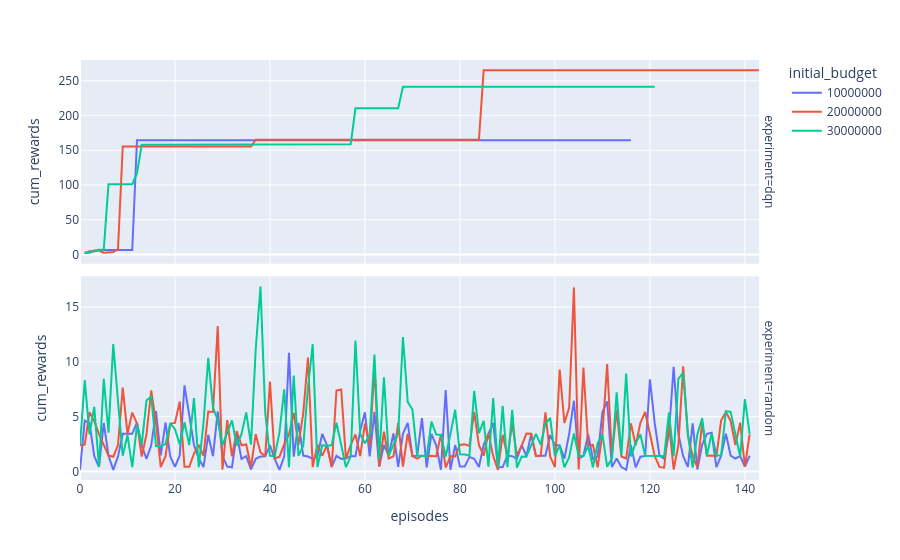

The cell this chart's notebook holds for it:
### Code cell
fig = px.line(data.groupby([
    'experiment', 
    'initial_budget', 
    'episodes'
])['cum_rewards'].max().reset_index(), 
        x = 'episodes', 
        y = 'cum_rewards', 
        color = 'initial_budget', 
        facet_row='experiment')

fig.update_yaxes(matches=None)

### Figure 1 — Plotly figure (JSON) as saved in the notebook; plotly's stock layout.template omitted (floating-point values rounded to 4 significant figures; data arrays with more than 128 entries replaced by an {"elided": "..."} marker saying what was removed)
{"data": [{"hovertemplate": "initial_budget=10000000<br>experiment=dqn<br>episodes=%{x}<br>cum_rewards=%{y}<extra></extra>", "legendgroup": "10000000", "line": {"color": "#636efa", "dash": "solid"}, "marker": {"symbol": "circle"}, "mode": "lines", "name": "10000000", "orientation": "v", "showlegend": true, "type": "scatter", "x": [1, 2, 3, 4, 5, 6, 7, 8, 9, 10, 11, 12, 13, 14, 15, 16, 17, 18, 19, 20, 21, 22, 23, 24, 25, 26, 27, 28, 29, 30, 31, 32, 33, 34, 35, 36, 37, 38, 39, 40, 41, 42, 43, 44, 45, 46, 47, 48, 49, 50, 51, 52, 53, 54, 55, 56, 57, 58, 59, 60, 61, 62, 63, 64, 65, 66, 67, 68, 69, 70, 71, 72, 73, 74, 75, 76, 77, 78, 79, 80, 81, 82, 83, 84, 85, 86, 87, 88, 89, 90, 91, 92, 93, 94, 95, 96, 97, 98, 99, 100, 101, 102, 103, 104, 105, 106, 107, 108, 109, 110, 111, 112, 113, 114, 115, 116], "xaxis": "x2", "y": [1.351, 4.46, 4.46, 6.588, 6.588, 6.588, 6.588, 6.588, 6.588, 6.588, 6.588, 164.4, 164.4, 164.4, 164.4, 164.4, 164.4, 164.4, 164.4, 164.4, 164.4, 164.4, 164.4, 164.4, 164.4, 164.4, 164.4, 164.4, 164.4, 164.4, 164.4, 164.4, 164.4, 164.4, 164.4, 164.4, 164.4, 164.4, 164.4, 164.4, 164.4, 164.4, 164.4, 164.4, 164.4, 164.4, 164.4, 164.4, 164.4, 164.4, 164.4, 164.4, 164.4, 164.4, 164.4, 164.4, 164.4, 164.4, 164.4, 164.4, 164.4, 164.4, 164.4, 164.4, 164.4, 164.4, 164.4, 164.4, 164.4, 164.4, 164.4, 164.4, 164.4, 164.4, 164.4, 164.4, 164.4, 164.4, 164.4, 164.4, 164.4, 164.4, 164.4, 164.4, 164.4, 164.4, 164.4, 164.4, 164.4, 164.4, 164.4, 164.4, 164.4, 164.4, 164.4, 164.4, 164.4, 164.4, 164.4, 164.4, 164.4, 164.4, 164.4, 164.4, 164.4, 164.4, 164.4, 164.4, 164.4, 164.4, 164.4, 164.4, 164.4, 164.4, 164.4, 164.4], "yaxis": "y2"}, {"hovertemplate": "initial_budget=10000000<br>experiment=random<br>episodes=%{x}<br>cum_rewards=%{y}<extra></extra>", "legendgroup": "10000000", "line": {"color": "#636efa", "dash": "solid"}, "marker": {"symbol": "circle"}, "mode": "lines", "name": "10000000", "orientation": "v", "showlegend": false, "type": "scatter", "x": {"elided": "142 int values"}, "xaxis": "x", "y": {"elided": "142 float values"}, "yaxis": "y"}, {"hovertemplate": "initial_budget=20000000<br>experiment=dqn<br>episodes=%{x}<br>cum_rewards=%{y}<extra></extra>", "legendgroup": "20000000", "line": {"color": "#EF553B", "dash": "solid"}, "marker": {"symbol": "circle"}, "mode": "lines", "name": "20000000", "orientation": "v", "showlegend": true, "type": "scatter", "x": {"elided": "143 int values"}, "xaxis": "x2", "y": {"elided": "143 float values"}, "yaxis": "y2"}, {"hovertemplate": "initial_budget=20000000<br>experiment=random<br>episodes=%{x}<br>cum_rewards=%{y}<extra></extra>", "legendgroup": "20000000", "line": {"color": "#EF553B", "dash": "solid"}, "marker": {"symbol": "circle"}, "mode": "lines", "name": "20000000", "orientation": "v", "showlegend": false, "type": "scatter", "x": {"elided": "142 int values"}, "xaxis": "x", "y": {"elided": "142 float values"}, "yaxis": "y"}, {"hovertemplate": "initial_budget=30000000<br>experiment=dqn<br>episodes=%{x}<br>cum_rewards=%{y}<extra></extra>", "legendgroup": "30000000", "line": {"color": "#00cc96", "dash": "solid"}, "marker": {"symbol": "circle"}, "mode": "lines", "name": "30000000", "orientation": "v", "showlegend": true, "type": "scatter", "x": [1, 2, 3, 4, 5, 6, 7, 8, 9, 10, 11, 12, 13, 14, 15, 16, 17, 18, 19, 20, 21, 22, 23, 24, 25, 26, 27, 28, 29, 30, 31, 32, 33, 34, 35, 36, 37, 38, 39, 40, 41, 42, 43, 44, 45, 46, 47, 48, 49, 50, 51, 52, 53, 54, 55, 56, 57, 58, 59, 60, 61, 62, 63, 64, 65, 66, 67, 68, 69, 70, 71, 72, 73, 74, 75, 76, 77, 78, 79, 80, 81, 82, 83, 84, 85, 86, 87, 88, 89, 90, 91, 92, 93, 94, 95, 96, 97, 98, 99, 100, 101, 102, 103, 104, 105, 106, 107, 108, 109, 110, 111, 112, 113, 114, 115, 116, 117, 118, 119, 120, 121], "xaxis": "x2", "y": [2.628, 3.65, 4.417, 6.674, 6.674, 101.1, 101.1, 101.1, 101.1, 101.1, 101.1, 116.8, 158.1, 158.1, 158.1, 158.1, 158.1, 158.1, 158.1, 158.1, 158.1, 158.1, 158.1, 158.1, 158.8, 158.8, 158.8, 158.8, 158.8, 158.8, 158.8, 158.8, 158.8, 158.8, 158.8, 158.8, 158.8, 158.8, 158.8, 158.8, 158.8, 158.8, 158.8, 158.8, 158.8, 158.8, 158.8, 158.8, 158.8, 158.8, 158.8, 158.8, 158.8, 158.8, 158.8, 158.8, 158.8, 210.6, 210.6, 210.6, 210.6, 210.6, 210.6, 210.6, 210.6, 210.6, 210.6, 241.5, 241.5, 241.5, 241.5, 241.5, 241.5, 241.5, 241.5, 241.5, 241.5, 241.5, 241.5, 241.5, 241.5, 241.5, 241.5, 241.5, 241.5, 241.5, 241.5, 241.5, 241.5, 241.5, 241.5, 241.5, 241.5, 241.5, 241.5, 241.5, 241.5, 241.5, 241.5, 241.5, 241.5, 241.5, 241.5, 241.5, 241.5, 241.5, 241.5, 241.5, 241.5, 241.5, 241.5, 241.5, 241.5, 241.5, 241.5, 241.5, 241.5, 241.5, 241.5, 241.5, 241.5], "yaxis": "y2"}, {"hovertemplate": "initial_budget=30000000<br>experiment=random<br>episodes=%{x}<br>cum_rewards=%{y}<extra></extra>", "legendgroup": "30000000", "line": {"color": "#00cc96", "dash": "solid"}, "marker": {"symbol": "circle"}, "mode": "lines", "name": "30000000", "orientation": "v", "showlegend": false, "type": "scatter", "x": {"elided": "142 int values"}, "xaxis": "x", "y": {"elided": "142 float values"}, "yaxis": "y"}], "layout": {"annotations": [{"font": {}, "showarrow": false, "text": "experiment=random", "textangle": 90, "x": 0.98, "xanchor": "left", "xref": "paper", "y": 0.2425, "yanchor": "middle", "yref": "paper"}, {"font": {}, "showarrow": false, "text": "experiment=dqn", "textangle": 90, "x": 0.98, "xanchor": "left", "xref": "paper", "y": 0.7575, "yanchor": "middle", "yref": "paper"}], "legend": {"title": {"text": "initial_budget"}, "tracegroupgap": 0}, "margin": {"t": 60}, "xaxis": {"anchor": "y", "domain": [0, 0.98], "title": {"text": "episodes"}}, "xaxis2": {"anchor": "y2", "domain": [0, 0.98], "matches": "x", "showticklabels": false}, "yaxis": {"anchor": "x", "domain": [0, 0.485], "title": {"text": "cum_rewards"}}, "yaxis2": {"anchor": "x2", "domain": [0.515, 1], "title": {"text": "cum_rewards"}}}}
